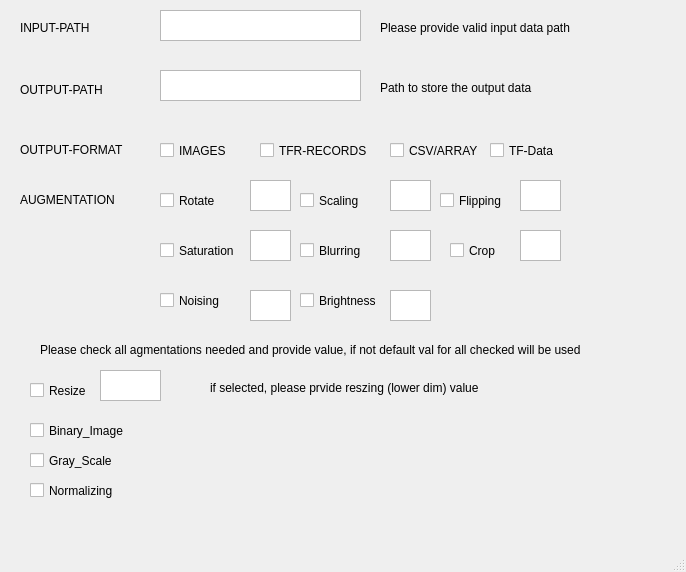
<?xml version="1.0" encoding="UTF-8"?>
<ui version="4.0">
 <class>MainWindow</class>
 <widget class="QMainWindow" name="MainWindow">
  <property name="geometry">
   <rect>
    <x>0</x>
    <y>0</y>
    <width>686</width>
    <height>572</height>
   </rect>
  </property>
  <property name="windowTitle">
   <string>MainWindow</string>
  </property>
  <widget class="QWidget" name="centralwidget">
   <widget class="QLabel" name="label">
    <property name="geometry">
     <rect>
      <x>20</x>
      <y>20</y>
      <width>91</width>
      <height>16</height>
     </rect>
    </property>
    <property name="text">
     <string>INPUT-PATH</string>
    </property>
   </widget>
   <widget class="QTextEdit" name="inpu_path">
    <property name="geometry">
     <rect>
      <x>160</x>
      <y>10</y>
      <width>201</width>
      <height>31</height>
     </rect>
    </property>
   </widget>
   <widget class="QLabel" name="label_2">
    <property name="geometry">
     <rect>
      <x>380</x>
      <y>20</y>
      <width>221</width>
      <height>16</height>
     </rect>
    </property>
    <property name="text">
     <string>Please provide valid input data path </string>
    </property>
   </widget>
   <widget class="QLabel" name="label_3">
    <property name="geometry">
     <rect>
      <x>20</x>
      <y>80</y>
      <width>91</width>
      <height>20</height>
     </rect>
    </property>
    <property name="text">
     <string>OUTPUT-PATH</string>
    </property>
   </widget>
   <widget class="QTextEdit" name="output_path">
    <property name="geometry">
     <rect>
      <x>160</x>
      <y>70</y>
      <width>201</width>
      <height>31</height>
     </rect>
    </property>
   </widget>
   <widget class="QLabel" name="label_4">
    <property name="geometry">
     <rect>
      <x>380</x>
      <y>80</y>
      <width>221</width>
      <height>16</height>
     </rect>
    </property>
    <property name="text">
     <string>Path to store the output data</string>
    </property>
   </widget>
   <widget class="QLabel" name="label_5">
    <property name="geometry">
     <rect>
      <x>20</x>
      <y>140</y>
      <width>111</width>
      <height>20</height>
     </rect>
    </property>
    <property name="text">
     <string>OUTPUT-FORMAT</string>
    </property>
   </widget>
   <widget class="QCheckBox" name="checkBox">
    <property name="geometry">
     <rect>
      <x>160</x>
      <y>140</y>
      <width>85</width>
      <height>21</height>
     </rect>
    </property>
    <property name="text">
     <string>IMAGES</string>
    </property>
   </widget>
   <widget class="QCheckBox" name="checkBox_2">
    <property name="geometry">
     <rect>
      <x>260</x>
      <y>140</y>
      <width>111</width>
      <height>21</height>
     </rect>
    </property>
    <property name="text">
     <string>TFR-RECORDS</string>
    </property>
   </widget>
   <widget class="QCheckBox" name="checkBox_3">
    <property name="geometry">
     <rect>
      <x>390</x>
      <y>140</y>
      <width>91</width>
      <height>21</height>
     </rect>
    </property>
    <property name="text">
     <string>CSV/ARRAY</string>
    </property>
   </widget>
   <widget class="QCheckBox" name="checkBox_4">
    <property name="geometry">
     <rect>
      <x>490</x>
      <y>140</y>
      <width>85</width>
      <height>21</height>
     </rect>
    </property>
    <property name="text">
     <string>TF-Data</string>
    </property>
   </widget>
   <widget class="QLabel" name="label_6">
    <property name="geometry">
     <rect>
      <x>20</x>
      <y>190</y>
      <width>111</width>
      <height>20</height>
     </rect>
    </property>
    <property name="text">
     <string>AUGMENTATION</string>
    </property>
   </widget>
   <widget class="QCheckBox" name="checkBox_5">
    <property name="geometry">
     <rect>
      <x>160</x>
      <y>190</y>
      <width>71</width>
      <height>21</height>
     </rect>
    </property>
    <property name="text">
     <string>Rotate</string>
    </property>
   </widget>
   <widget class="QCheckBox" name="checkBox_7">
    <property name="geometry">
     <rect>
      <x>450</x>
      <y>240</y>
      <width>51</width>
      <height>21</height>
     </rect>
    </property>
    <property name="text">
     <string>Crop</string>
    </property>
   </widget>
   <widget class="QCheckBox" name="checkBox_8">
    <property name="geometry">
     <rect>
      <x>300</x>
      <y>190</y>
      <width>71</width>
      <height>21</height>
     </rect>
    </property>
    <property name="text">
     <string>Scaling</string>
    </property>
   </widget>
   <widget class="QCheckBox" name="checkBox_9">
    <property name="geometry">
     <rect>
      <x>440</x>
      <y>190</y>
      <width>71</width>
      <height>21</height>
     </rect>
    </property>
    <property name="text">
     <string>Flipping</string>
    </property>
   </widget>
   <widget class="QCheckBox" name="checkBox_10">
    <property name="geometry">
     <rect>
      <x>300</x>
      <y>290</y>
      <width>91</width>
      <height>21</height>
     </rect>
    </property>
    <property name="text">
     <string>Brightness</string>
    </property>
   </widget>
   <widget class="QCheckBox" name="checkBox_11">
    <property name="geometry">
     <rect>
      <x>160</x>
      <y>240</y>
      <width>91</width>
      <height>21</height>
     </rect>
    </property>
    <property name="text">
     <string>Saturation</string>
    </property>
   </widget>
   <widget class="QCheckBox" name="checkBox_12">
    <property name="geometry">
     <rect>
      <x>160</x>
      <y>290</y>
      <width>71</width>
      <height>21</height>
     </rect>
    </property>
    <property name="text">
     <string>Noising</string>
    </property>
   </widget>
   <widget class="QCheckBox" name="checkBox_13">
    <property name="geometry">
     <rect>
      <x>300</x>
      <y>240</y>
      <width>71</width>
      <height>21</height>
     </rect>
    </property>
    <property name="text">
     <string>Blurring</string>
    </property>
   </widget>
   <widget class="QPlainTextEdit" name="rotate">
    <property name="geometry">
     <rect>
      <x>250</x>
      <y>180</y>
      <width>41</width>
      <height>31</height>
     </rect>
    </property>
   </widget>
   <widget class="QPlainTextEdit" name="saturation">
    <property name="geometry">
     <rect>
      <x>250</x>
      <y>230</y>
      <width>41</width>
      <height>31</height>
     </rect>
    </property>
   </widget>
   <widget class="QPlainTextEdit" name="scaling">
    <property name="geometry">
     <rect>
      <x>390</x>
      <y>180</y>
      <width>41</width>
      <height>31</height>
     </rect>
    </property>
   </widget>
   <widget class="QPlainTextEdit" name="flipping">
    <property name="geometry">
     <rect>
      <x>520</x>
      <y>180</y>
      <width>41</width>
      <height>31</height>
     </rect>
    </property>
   </widget>
   <widget class="QPlainTextEdit" name="blurring">
    <property name="geometry">
     <rect>
      <x>390</x>
      <y>230</y>
      <width>41</width>
      <height>31</height>
     </rect>
    </property>
   </widget>
   <widget class="QPlainTextEdit" name="noising">
    <property name="geometry">
     <rect>
      <x>250</x>
      <y>290</y>
      <width>41</width>
      <height>31</height>
     </rect>
    </property>
   </widget>
   <widget class="QPlainTextEdit" name="crop">
    <property name="geometry">
     <rect>
      <x>520</x>
      <y>230</y>
      <width>41</width>
      <height>31</height>
     </rect>
    </property>
   </widget>
   <widget class="QPlainTextEdit" name="brightness">
    <property name="geometry">
     <rect>
      <x>390</x>
      <y>290</y>
      <width>41</width>
      <height>31</height>
     </rect>
    </property>
   </widget>
   <widget class="QLabel" name="label_7">
    <property name="geometry">
     <rect>
      <x>40</x>
      <y>340</y>
      <width>631</width>
      <height>20</height>
     </rect>
    </property>
    <property name="text">
     <string>Please check all agmentations needed and provide value, if not default val for all checked will be used</string>
    </property>
   </widget>
   <widget class="QCheckBox" name="checkBox_6">
    <property name="geometry">
     <rect>
      <x>30</x>
      <y>380</y>
      <width>61</width>
      <height>21</height>
     </rect>
    </property>
    <property name="text">
     <string>Resize</string>
    </property>
   </widget>
   <widget class="QPlainTextEdit" name="resize">
    <property name="geometry">
     <rect>
      <x>100</x>
      <y>370</y>
      <width>61</width>
      <height>31</height>
     </rect>
    </property>
   </widget>
   <widget class="QCheckBox" name="checkBox_14">
    <property name="geometry">
     <rect>
      <x>30</x>
      <y>420</y>
      <width>111</width>
      <height>21</height>
     </rect>
    </property>
    <property name="text">
     <string>Binary_Image</string>
    </property>
   </widget>
   <widget class="QCheckBox" name="checkBox_15">
    <property name="geometry">
     <rect>
      <x>30</x>
      <y>480</y>
      <width>101</width>
      <height>21</height>
     </rect>
    </property>
    <property name="text">
     <string>Normalizing</string>
    </property>
   </widget>
   <widget class="QLabel" name="label_8">
    <property name="geometry">
     <rect>
      <x>210</x>
      <y>380</y>
      <width>321</width>
      <height>16</height>
     </rect>
    </property>
    <property name="text">
     <string>if selected, please prvide reszing (lower dim) value</string>
    </property>
   </widget>
   <widget class="QCheckBox" name="checkBox_16">
    <property name="geometry">
     <rect>
      <x>30</x>
      <y>450</y>
      <width>101</width>
      <height>21</height>
     </rect>
    </property>
    <property name="text">
     <string>Gray_Scale</string>
    </property>
   </widget>
  </widget>
  <widget class="QMenuBar" name="menubar">
   <property name="geometry">
    <rect>
     <x>0</x>
     <y>0</y>
     <width>686</width>
     <height>20</height>
    </rect>
   </property>
  </widget>
  <widget class="QStatusBar" name="statusbar"/>
 </widget>
 <resources/>
 <connections/>
</ui>
